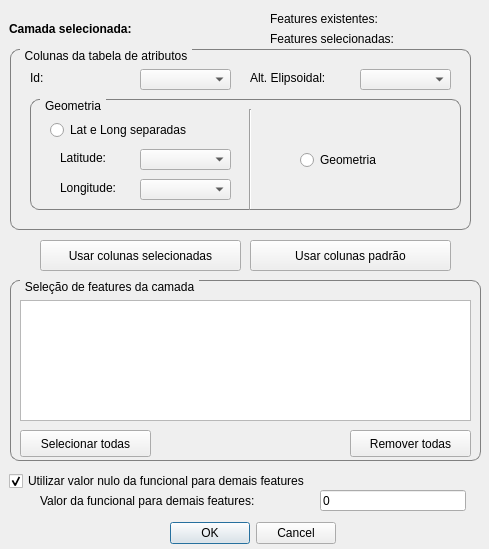
<?xml version="1.0" encoding="UTF-8"?>
<ui version="4.0">
 <class>spgg_dialog_options</class>
 <widget class="QWidget" name="spgg_dialog_options">
  <property name="geometry">
   <rect>
    <x>0</x>
    <y>0</y>
    <width>489</width>
    <height>549</height>
   </rect>
  </property>
  <property name="sizePolicy">
   <sizepolicy hsizetype="Fixed" vsizetype="Fixed">
    <horstretch>0</horstretch>
    <verstretch>0</verstretch>
   </sizepolicy>
  </property>
  <property name="minimumSize">
   <size>
    <width>489</width>
    <height>549</height>
   </size>
  </property>
  <property name="maximumSize">
   <size>
    <width>489</width>
    <height>549</height>
   </size>
  </property>
  <property name="windowTitle">
   <string>SPGG Plugin - Opcoes do Camada</string>
  </property>
  <property name="windowIcon">
   <iconset>
    <normaloff>../../../../../../../../../../../../../../../../../../.designer/backup/icon.png</normaloff>../../../../../../../../../../../../../../../../../../.designer/backup/icon.png</iconset>
  </property>
  <widget class="QLabel" name="selecionado">
   <property name="geometry">
    <rect>
     <x>9</x>
     <y>20</y>
     <width>251</width>
     <height>17</height>
    </rect>
   </property>
   <property name="font">
    <font>
     <weight>75</weight>
     <bold>true</bold>
    </font>
   </property>
   <property name="text">
    <string>Camada selecionada: </string>
   </property>
  </widget>
  <widget class="QLabel" name="label_3">
   <property name="geometry">
    <rect>
     <x>40</x>
     <y>490</y>
     <width>281</width>
     <height>21</height>
    </rect>
   </property>
   <property name="text">
    <string>Valor da funcional para demais features:</string>
   </property>
  </widget>
  <widget class="QLabel" name="ft_exist">
   <property name="geometry">
    <rect>
     <x>270</x>
     <y>10</y>
     <width>211</width>
     <height>17</height>
    </rect>
   </property>
   <property name="text">
    <string>Features existentes:</string>
   </property>
  </widget>
  <widget class="QLabel" name="ft_selec">
   <property name="geometry">
    <rect>
     <x>270</x>
     <y>30</y>
     <width>211</width>
     <height>17</height>
    </rect>
   </property>
   <property name="text">
    <string>Features selecionadas:</string>
   </property>
  </widget>
  <widget class="QLineEdit" name="val">
   <property name="geometry">
    <rect>
     <x>320</x>
     <y>490</y>
     <width>146</width>
     <height>21</height>
    </rect>
   </property>
   <property name="text">
    <string>0</string>
   </property>
   <property name="readOnly">
    <bool>true</bool>
   </property>
  </widget>
  <widget class="QDialogButtonBox" name="buttonBox">
   <property name="geometry">
    <rect>
     <x>160</x>
     <y>520</y>
     <width>176</width>
     <height>27</height>
    </rect>
   </property>
   <property name="standardButtons">
    <set>QDialogButtonBox::Cancel|QDialogButtonBox::Ok</set>
   </property>
  </widget>
  <widget class="QCheckBox" name="val_nulo">
   <property name="geometry">
    <rect>
     <x>9</x>
     <y>470</y>
     <width>381</width>
     <height>22</height>
    </rect>
   </property>
   <property name="text">
    <string>Utilizar valor nulo da funcional para demais features</string>
   </property>
   <property name="checked">
    <bool>true</bool>
   </property>
  </widget>
  <widget class="QGroupBox" name="groupBox">
   <property name="geometry">
    <rect>
     <x>10</x>
     <y>49</y>
     <width>461</width>
     <height>181</height>
    </rect>
   </property>
   <property name="sizePolicy">
    <sizepolicy hsizetype="Fixed" vsizetype="Fixed">
     <horstretch>0</horstretch>
     <verstretch>0</verstretch>
    </sizepolicy>
   </property>
   <property name="styleSheet">
    <string notr="true">QGroupBox {
    border: 1px solid gray;
    border-radius: 9px;
    margin-top: 0.5em;
}

QGroupBox::title {
    subcontrol-origin: margin;
    left: 10px;
    padding: 0 3px 0 3px;
}</string>
   </property>
   <property name="title">
    <string>Colunas da tabela de atributos</string>
   </property>
   <property name="flat">
    <bool>false</bool>
   </property>
   <widget class="QLabel" name="label">
    <property name="geometry">
     <rect>
      <x>20</x>
      <y>20</y>
      <width>31</width>
      <height>17</height>
     </rect>
    </property>
    <property name="text">
     <string>Id:</string>
    </property>
   </widget>
   <widget class="QComboBox" name="combo_id">
    <property name="geometry">
     <rect>
      <x>130</x>
      <y>20</y>
      <width>91</width>
      <height>21</height>
     </rect>
    </property>
   </widget>
   <widget class="QLabel" name="label_4">
    <property name="geometry">
     <rect>
      <x>240</x>
      <y>20</y>
      <width>101</width>
      <height>17</height>
     </rect>
    </property>
    <property name="text">
     <string>Alt. Elipsoidal:</string>
    </property>
   </widget>
   <widget class="QComboBox" name="combo_h">
    <property name="geometry">
     <rect>
      <x>350</x>
      <y>20</y>
      <width>91</width>
      <height>21</height>
     </rect>
    </property>
   </widget>
   <widget class="QGroupBox" name="groupBox_3">
    <property name="geometry">
     <rect>
      <x>20</x>
      <y>50</y>
      <width>431</width>
      <height>111</height>
     </rect>
    </property>
    <property name="title">
     <string>Geometria</string>
    </property>
    <widget class="QLabel" name="label_5">
     <property name="geometry">
      <rect>
       <x>30</x>
       <y>50</y>
       <width>67</width>
       <height>17</height>
      </rect>
     </property>
     <property name="text">
      <string>Latitude:</string>
     </property>
    </widget>
    <widget class="QLabel" name="label_6">
     <property name="geometry">
      <rect>
       <x>30</x>
       <y>80</y>
       <width>81</width>
       <height>17</height>
      </rect>
     </property>
     <property name="text">
      <string>Longitude:</string>
     </property>
    </widget>
    <widget class="QComboBox" name="combo_long">
     <property name="geometry">
      <rect>
       <x>110</x>
       <y>80</y>
       <width>91</width>
       <height>21</height>
      </rect>
     </property>
    </widget>
    <widget class="QComboBox" name="combo_lat">
     <property name="geometry">
      <rect>
       <x>110</x>
       <y>50</y>
       <width>91</width>
       <height>21</height>
      </rect>
     </property>
    </widget>
    <widget class="QRadioButton" name="radio_latlong">
     <property name="geometry">
      <rect>
       <x>20</x>
       <y>20</y>
       <width>181</width>
       <height>22</height>
      </rect>
     </property>
     <property name="text">
      <string>Lat e Long separadas</string>
     </property>
     <attribute name="buttonGroup">
      <string notr="true">grupo</string>
     </attribute>
    </widget>
    <widget class="QRadioButton" name="radio_geom">
     <property name="geometry">
      <rect>
       <x>270</x>
       <y>50</y>
       <width>117</width>
       <height>22</height>
      </rect>
     </property>
     <property name="text">
      <string>Geometria</string>
     </property>
     <attribute name="buttonGroup">
      <string notr="true">grupo</string>
     </attribute>
    </widget>
    <widget class="Line" name="line">
     <property name="geometry">
      <rect>
       <x>210</x>
       <y>10</y>
       <width>20</width>
       <height>101</height>
      </rect>
     </property>
     <property name="orientation">
      <enum>Qt::Vertical</enum>
     </property>
    </widget>
   </widget>
  </widget>
  <widget class="QGroupBox" name="groupBox_2">
   <property name="geometry">
    <rect>
     <x>10</x>
     <y>280</y>
     <width>471</width>
     <height>181</height>
    </rect>
   </property>
   <property name="styleSheet">
    <string notr="true">QGroupBox {
    border: 1px solid gray;
    border-radius: 9px;
    margin-top: 0.5em;
}

QGroupBox::title {
    subcontrol-origin: margin;
    left: 10px;
    padding: 0 3px 0 3px;
}</string>
   </property>
   <property name="title">
    <string>Seleção de features da camada</string>
   </property>
   <widget class="QListWidget" name="listWidget">
    <property name="geometry">
     <rect>
      <x>10</x>
      <y>20</y>
      <width>451</width>
      <height>121</height>
     </rect>
    </property>
    <property name="font">
     <font>
      <pointsize>8</pointsize>
     </font>
    </property>
   </widget>
   <widget class="QPushButton" name="selec_todas">
    <property name="geometry">
     <rect>
      <x>10</x>
      <y>150</y>
      <width>131</width>
      <height>27</height>
     </rect>
    </property>
    <property name="text">
     <string>Selecionar todas</string>
    </property>
   </widget>
   <widget class="QPushButton" name="remove_todas">
    <property name="geometry">
     <rect>
      <x>340</x>
      <y>150</y>
      <width>121</width>
      <height>27</height>
     </rect>
    </property>
    <property name="text">
     <string>Remover todas</string>
    </property>
   </widget>
  </widget>
  <widget class="QPushButton" name="usar_col_selec">
   <property name="geometry">
    <rect>
     <x>40</x>
     <y>240</y>
     <width>201</width>
     <height>31</height>
    </rect>
   </property>
   <property name="text">
    <string>Usar colunas selecionadas</string>
   </property>
  </widget>
  <widget class="QPushButton" name="usar_col_padrao">
   <property name="geometry">
    <rect>
     <x>250</x>
     <y>240</y>
     <width>201</width>
     <height>31</height>
    </rect>
   </property>
   <property name="text">
    <string>Usar colunas padrão</string>
   </property>
  </widget>
  <zorder>groupBox_2</zorder>
  <zorder>selecionado</zorder>
  <zorder>label_3</zorder>
  <zorder>ft_exist</zorder>
  <zorder>ft_selec</zorder>
  <zorder>val</zorder>
  <zorder>buttonBox</zorder>
  <zorder>val_nulo</zorder>
  <zorder>groupBox</zorder>
  <zorder>usar_col_selec</zorder>
  <zorder>usar_col_padrao</zorder>
 </widget>
 <resources/>
 <connections/>
 <buttongroups>
  <buttongroup name="grupo"/>
 </buttongroups>
</ui>
